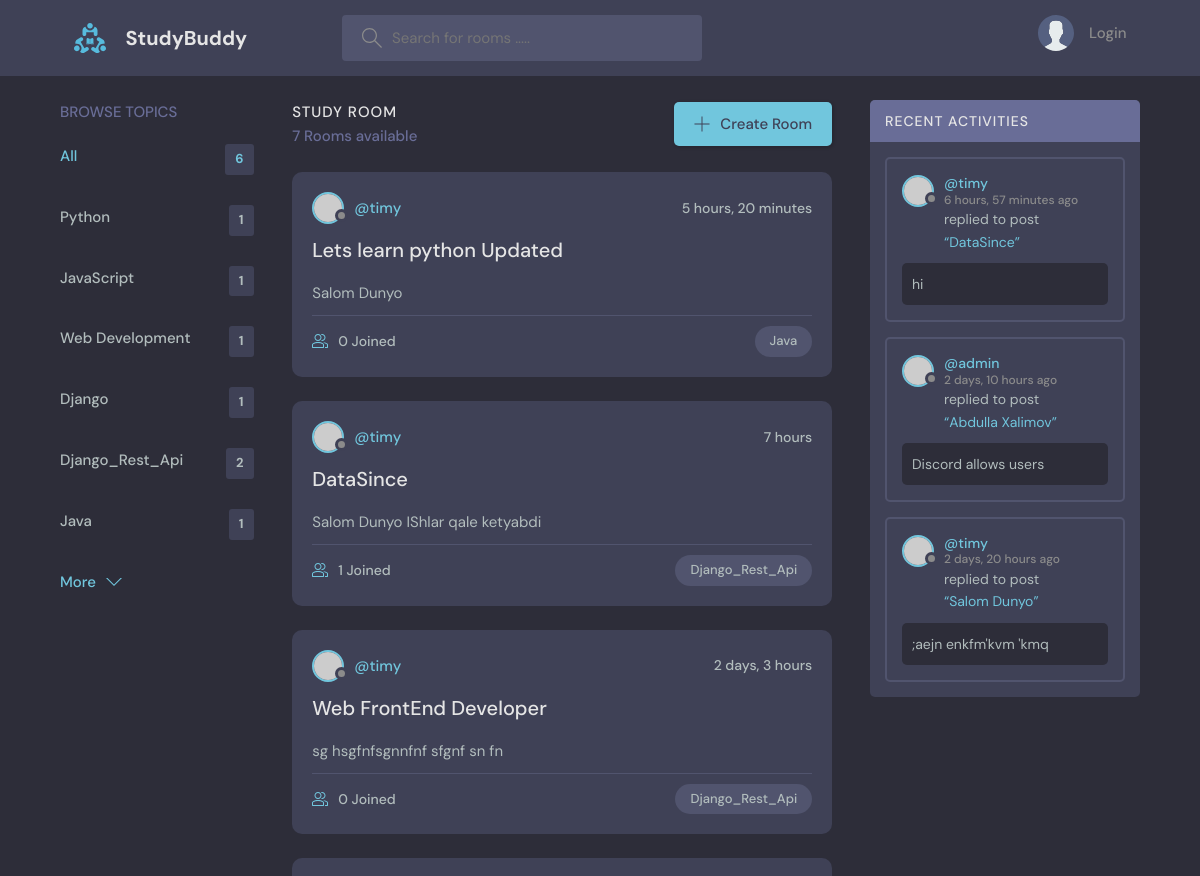
The app's page / (upper part), older data.
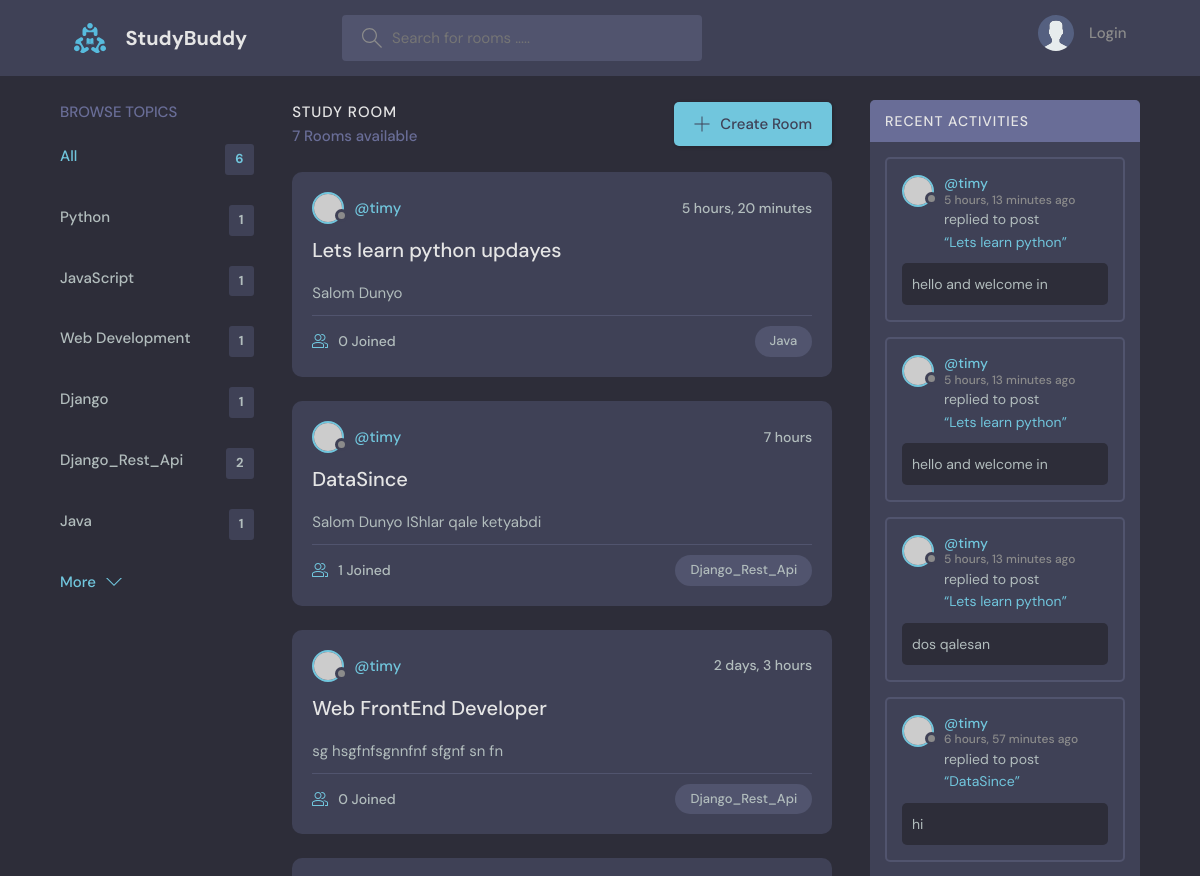
The same page, newer data.
### base/models.py (models this page shows)
class Topic(models.Model):
    name = models.CharField(max_length=200)
    def __str__(self) -> str:
        return self.name

class Room(models.Model):
    host = models.ForeignKey(User, on_delete=models.SET_NULL, null=True)
    topic = models.ForeignKey(Topic, on_delete=models.SET_NULL, null=True)
    participants = models.ManyToManyField(User, related_name='participants', blank=True)
    name = models.CharField(max_length=200)
    description = models.TextField()
    updated = models.DateTimeField(auto_now=True)
    created = models.DateTimeField(auto_now_add=True)
    class Meta:
        ordering = ['-updated', '-created']
    def __str__(self) -> str:
        return self.name

class Message(models.Model):
    user = models.ForeignKey(User, on_delete=models.CASCADE)
    room = models.ForeignKey(Room, on_delete=models.CASCADE)
    body = models.TextField()
    updated = models.DateTimeField(auto_now=True)
    date = models.DateTimeField(auto_now_add=True)
    class Meta:
        ordering = ['-updated', '-date']
    def __str__(self):
        return self.body[0:20]

### base/views.py (the view)
# urls.py: path('', views.home, name='home'),
def home(request):
    q = request.GET.get('q') if request.GET.get('q') != None else ''
    rooms = Room.objects.filter(
        Q(topic__name__icontains=q) |
        Q(name__icontains=q) |
        Q(description__icontains=q)
    )
    topic = Topic.objects.all()
    room_count = rooms.count()
    room_messages = Message.objects.filter(Q(room__topic__name__icontains=q))
    context = {'rooms': rooms, 'topics': topic, 'room_count': room_count, 'room_messages': room_messages,
            }
    return render(request, 'home.html', context)

### base/templates/home.html (shortened to what this page needs)
{% extends 'main.html' %}
{% load static %}
{% block content %}
<main class="layout layout--3">
  <div class="container">
    {% include 'topics_component.html' %}
    <div class="roomList">
      <div class="roomList__header">
        <div>
          <h2>Study Room</h2>
          <p>{{room_count}} Rooms available</p>
        </div>
        <a class="btn btn--main" href="{% url 'create_room' %}">
          <svg
            version="1.1"
            xmlns="http://www.w3.org/2000/svg"
            width="32"
            height="32"
            viewBox="0 0 32 32">
            <title>add</title>
            <path
              d="M16.943 0.943h-1.885v14.115h-14.115v1.885h14.115v14.115h1.885v-14.115h14.115v-1.885h-14.115v-14.115z">
              </path>
          </svg>
          Create Room
        </a>
      </div>
      {% include 'feed_component.html' %}
    </div>
    {% include 'activity_component.html' %}
  </div>
</main>
{% endblock %}

### base/templates/topics_component.html
<div class="topics">
  <div class="topics__header">
    <h2>Browse Topics</h2>
  </div>
  <ul class="topics__list">
    <li>
      <a href="/" class="active">All <span>{{topics.count}}</span></a>
    </li>
    {% for topic in topics %}
    <li>
      <a href="{% url 'home' %}?q={{topic.name}}">{{topic.name}} <span>{{topic.room_set.all.count}} </span> </a>
    </li>
    {% endfor %}
  </ul>
  <a class="btn btn--link" href="topics.html">
    More
    <svg
      version="1.1"
      xmlns="http://www.w3.org/2000/svg"
      width="32"
      height="32"
      viewBox="0 0 32 32"
    >
      <title>chevron-down</title>
      <path d="M16 21l-13-13h-3l16 16 16-16h-3l-13 13z"></path>
    </svg>
  </a>
</div>

### base/templates/feed_component.html (shortened to what this page needs)
    {% for room in rooms %}
    <div class="roomListRoom">
      <div class="roomListRoom__header">
        <a href="{% url 'profile' room.host.id %}" class="roomListRoom__author">
          <div class="avatar avatar--small">
            <img src="https://randomuser.me/api/portraits/women/11.jpg" />
          </div>
          <span>@{{room.host.username}}</span>
        </a>
        <div class="roomListRoom__actions">
          <span>{{room.created|timesince}}</span>
        </div>
      </div>
      <div class="roomListRoom__content">
        <a href="{% url 'room' room.id %}">{{room.name}}</a>
        <p>
          {{room.description}}
        </p>
      </div>
      <div class="roomListRoom__meta">
        <a href="{% url 'room' room.id %}" class="roomListRoom__joined">
          {{ room.participants.all.count }} Joined
        </a>
        <p class="roomListRoom__topic">{{room.topic}}</p>
      </div>
    </div>
    {% endfor %}

### base/templates/activity_component.html (shortened to what this page needs)
<div class="activities">
  <div class="activities__header">
    <h2>Recent Activities</h2>
  </div>
  {% for message in room_messages %}
    <div class="activities__box">
      <div class="activities__boxHeader roomListRoom__header">
        <a href="{% url 'profile' message.user.id %}" class="roomListRoom__author">
          <div class="avatar avatar--small">
            <img src="https://randomuser.me/api/portraits/women/11.jpg" />
          </div>
          <p>
            @{{message.user}}
            <span>{{message.date|timesince}} ago</span>
          </p>
        </a>
      </div>
      <div class="activities__boxContent">
        <p>
          replied to post
          <a href="room.html">“{{message.room}}”
          </a>
        </p>
        <div class="activities__boxRoomContent">
          {{message}}
        </div>
      </div>
    </div>
  {% endfor %}
</div>

Row changes from the older to the newer data that the page shows:
no longer on this page (row unchanged): Message: user "admin", date "2 days, 10 hours", room "Abdulla Xalimov", body "Discord allows users"
no longer on this page (row unchanged): Message: user "timy", date "2 days, 20 hours", room "Salom Dunyo", body ";aejn enkfm'kvm 'kmq"
changed Room "Salom Dunyo": name "Lets learn python Updated" → "Lets learn python updayes"
added Message: user "timy", date "5 hours, 13 minutes", room "Lets learn python", body "hello and welcome in"
added Message: user "timy", date "5 hours, 13 minutes", room "Lets learn python", body "hello and welcome in"
added Message: user "timy", date "5 hours, 13 minutes", room "Lets learn python", body "dos qalesan"
